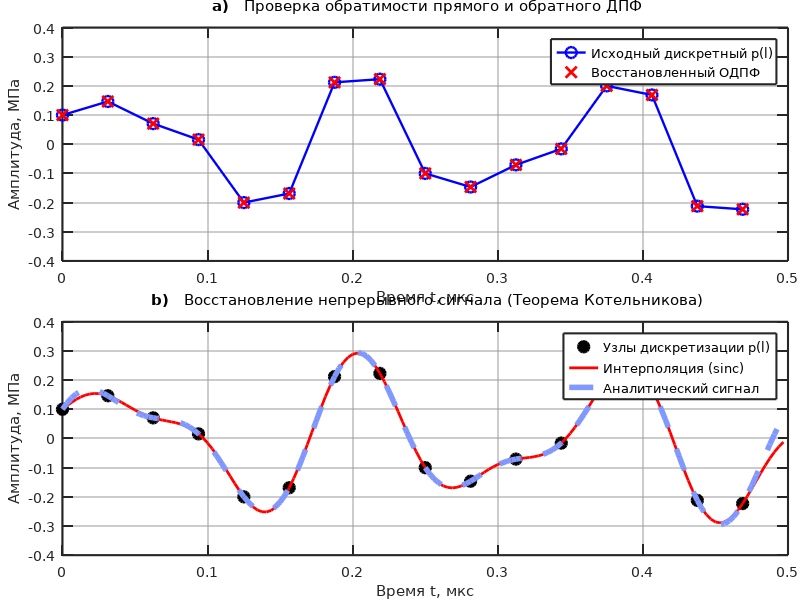
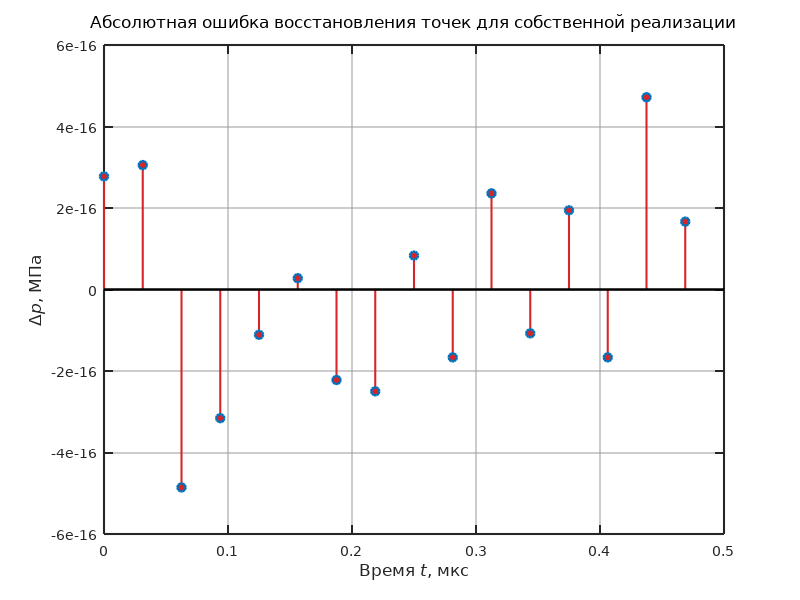

Reproduce these figures in MATLAB, in order.
clear; clc; close all;

blue_color = [0.12, 0.47, 0.71];
red_color  = [0.84, 0.15, 0.16];
set(0, 'DefaultFigureColor', 'w');
set(0, 'DefaultAxesColor', 'w');
set(0, 'DefaultTextFontName', 'DejaVu Sans');
set(0, 'DefaultAxesFontName', 'DejaVu Sans');
set(0, 'DefaultAxesFontSize', 10);
set(0, 'DefaultTextFontSize', 12);
set(0, 'DefaultAxesLineWidth', 1.5);
set(0, 'DefaultLineLineWidth', 1.7);
set(0, 'DefaultTextFontWeight', 'normal');
set(0, 'DefaultAxesTitleFontWeight', 'normal'); 
set(0, 'DefaultAxesTickDir', 'in');
set(0, 'DefaultAxesTickLength', [0.015 0.025]);

set(0, 'DefaultAxesXGrid', 'on');
set(0, 'DefaultAxesYGrid', 'on');
set(0, 'DefaultAxesGridLineStyle', '-');
set(0, 'DefaultAxesGridColor', [0.6 0.6 0.6]);
set(0, 'DefaultAxesGridAlpha', 0.5);


a0 = 0.1;
f0 = 2.0;
w0 = 2 * pi * f0;
T = 0.5;
N = 16;
h = T / N;

l_indices = 0 : (N - 1);
t_l = l_indices * h;
p_l = 2 * a0 * sin(3 * w0 * t_l) + a0 * cos(5 * w0 * t_l);

p_T_discrete = zeros(1, N);
for n = 0 : (N - 1)
    sum_val = 0;
    for l = 0 : (N - 1)
        exponent = -1i * 2 * pi * n * l / N;
        sum_val = sum_val + p_l(l + 1) * exp(exponent);
    end
    p_T_discrete(n + 1) = sum_val / N;
end

p_restored = zeros(1, N);
for l = 0 : (N - 1)
    sum_val = 0;
    for n = 0 : (N - 1)
        exponent = 1i * 2 * pi * n * l / N;
        sum_val = sum_val + p_T_discrete(n + 1) * exp(exponent);
    end
    p_restored(l + 1) = sum_val;
end

p_restored_real = real(p_restored);

h_fine = h / 10;

t_fine = 0 : h_fine : (T - h_fine); 

p_interpolated = zeros(1, length(t_fine));

for idx = 1 : length(t_fine)
    t = t_fine(idx);
    sum_sinc = 0;
    for l = 0 : (N - 1)
        sum_sinc = sum_sinc + p_l(l + 1) * sinc((t - l * h) / h);
    end
    p_interpolated(idx) = sum_sinc;
end

p_analytical_fine = 2 * a0 * sin(3 * w0 * t_fine) + a0 * cos(5 * w0 * t_fine);


figure('Position', [110, 55, 1500, 1050]);

axes('Position', [0.0781, 0.5651, 0.9069, 0.3890]);
plot(t_l, p_l, 'bo-', 'MarkerSize', 8, 'DisplayName', 'Исходный дискретный p(l)');
hold on;
plot(t_l, p_restored_real, 'rx', 'MarkerSize', 8, 'LineWidth', 2, 'DisplayName', 'Восстановленный ОДПФ');
hold off;

title('\bf a) \rm  Проверка обратимости прямого и обратного ДПФ');
xlabel('Время t, мкс');
ylabel('Амплитуда, МПа');
grid on;
legend('Location', 'best'); 


axes('Position', [0.0781, 0.0747, 0.9069, 0.3890]);
plot(t_l, p_l, 'ko', 'MarkerSize', 8, 'MarkerFaceColor', 'k', 'DisplayName', 'Узлы дискретизации p(l)');
hold on;
plot(t_fine, p_interpolated, 'r-', 'LineWidth', 2, 'DisplayName', 'Интерполяция (sinc)');
plot(t_fine, p_analytical_fine, '--', 'Color', [0.5, 0.6, 1.0], 'LineWidth', 4, 'DisplayName', 'Аналитический сигнал');
hold off;
title('\bf b) \rm  Восстановление непрерывного сигнала (Теорема Котельникова)');
xlabel('Время t, мкс');
ylabel('Амплитуда, МПа');
grid on;
legend('Location', 'best');


print(gcf, 'fig_4_m.png', '-dpng', '-r300');

% evaluate absolute error
error_manual = p_restored_real - p_l;
max_err_manual = max(abs(error_manual));
figure('Position', [150, 150, 900, 800]);
stem(t_l, error_manual, 'filled', 'Color', red_color, 'MarkerFaceColor', red_color, 'LineWidth', 1.5);
hold on;
plot(xlim, [0 0], 'k-', 'LineWidth', 1);
hold off;
title('Абсолютная ошибка восстановления точек для собственной реализации');
xlabel('Время \itt\rm, мкс');
ylabel('\Delta\itp\rm, МПа');
grid on;
print(gcf, 'fig_4_error.png', '-dpng', '-r300');
